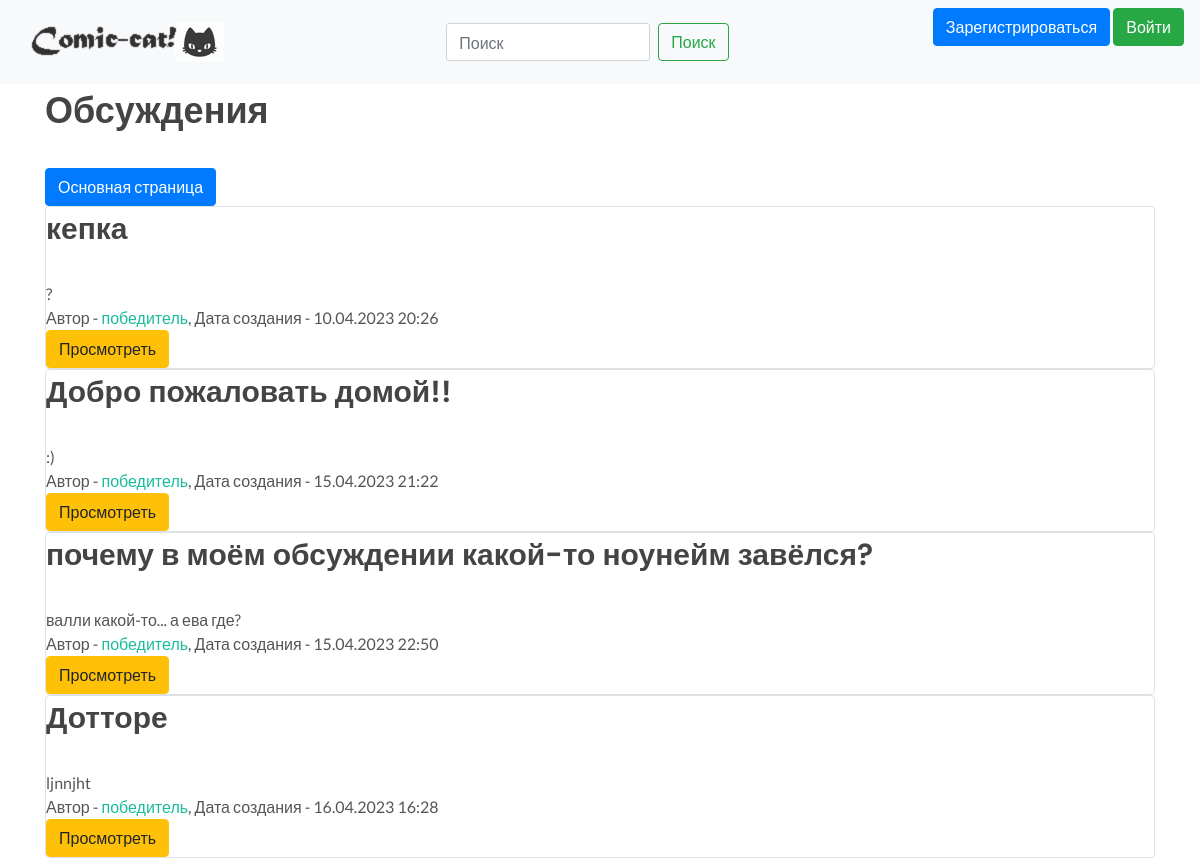
The app's page /discussions/, older data.
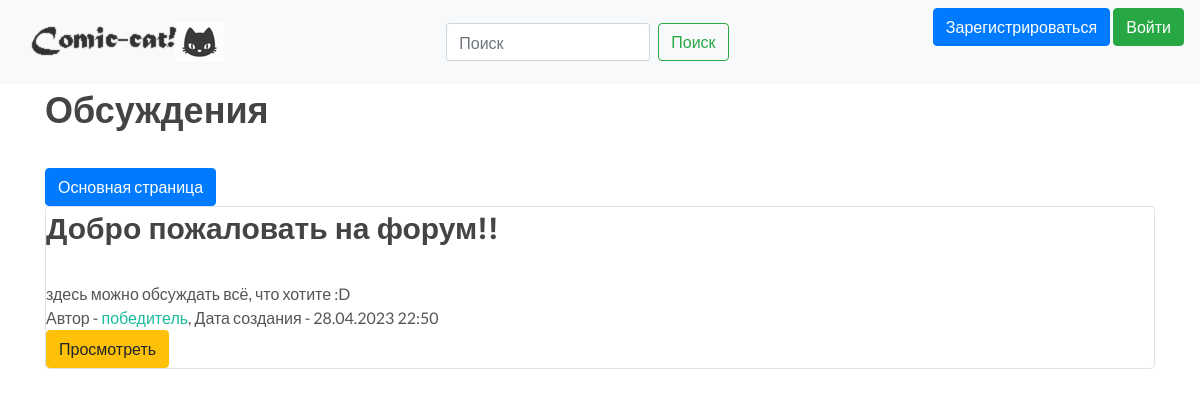
The same page, newer data.
### data/discussions.py (models this page shows)
class Discussions(SqlAlchemyBase, SerializerMixin):
    __tablename__ = 'discussions'
    id = sqlalchemy.Column(sqlalchemy.Integer,
                           primary_key=True, autoincrement=True)
    title = sqlalchemy.Column(sqlalchemy.String, nullable=True)
    content = sqlalchemy.Column(sqlalchemy.String, nullable=True)
    created_date = sqlalchemy.Column(sqlalchemy.DateTime,
                                     default=datetime.datetime.now)
    is_published = sqlalchemy.Column(sqlalchemy.Boolean, default=True)
    user_id = sqlalchemy.Column(sqlalchemy.Integer,
                                sqlalchemy.ForeignKey("users.id"))
    user = orm.relationship('User')
    posts = orm.relationship("Posts", back_populates='discussion')

### data/users.py (models this page shows, shortened)
class User(SqlAlchemyBase, UserMixin, SerializerMixin):
    __tablename__ = 'users'
    id = sqlalchemy.Column(sqlalchemy.Integer,
                           primary_key=True, autoincrement=True)
    name = sqlalchemy.Column(sqlalchemy.String, nullable=True)
    about = sqlalchemy.Column(sqlalchemy.String, nullable=True)
    email = sqlalchemy.Column(sqlalchemy.String,
                              index=True, unique=True, nullable=True)
    hashed_password = sqlalchemy.Column(sqlalchemy.String, nullable=True)
    created_date = sqlalchemy.Column(sqlalchemy.DateTime,
                                     default=datetime.datetime.now)
    comics = orm.relationship("Comics", back_populates='user')
    discussions = orm.relationship("Discussions", back_populates='user')
    posts = orm.relationship("Posts", back_populates='user')
    reviews = orm.relationship("Reviews", back_populates='user')

### main.py (the view)
@app.route("/discussions/")
def discussions():
    db_sess = db_session.create_session()
    discs = db_sess.query(Discussions)
    return render_template("discussions.html", discs=discs)

### data/db_session.py (called while the page is built)
def create_session() -> Session:
    global __factory
    return __factory()

### templates/discussions.html (shortened to what this page needs)
{% extends "base.html" %}
{% block content %}
<h1>Обсуждения</h1>
<a class="btn btn-primary " href="/">Основная страница</a>
{% for item in discs%}
<div class="col-md6 border rounded">
    <h2>{{item.title}}</h2>
    <div>
        {{item.content}}
    </div>
    <div>
        Автор - <a href="/users/{{ item.user.id }}"> {{item.user.name}}</a>, Дата создания - {{item.created_date.strftime('%d.%m.%Y %H:%M')}}
    </div>
    <div>
        <a href="/discussions/{{ item.id }}" class="btn btn-warning">
            Просмотреть
        </a>
    </div>
</div>
{% endfor %}
{% endblock %}

### templates/base.html (shortened to what this page needs)
<!doctype html>
<html lang="ru">
<head>
	<link rel="stylesheet" href="{{ url_for('static', filename='css/bootstrap.css') }}" type="text/css" />
	<link rel="stylesheet" href="{{ url_for('static', filename='css/style.css') }}" type="text/css" />
	<link rel="stylesheet" href="{{ url_for('static', filename='css/dark.css') }}" type="text/css" />
	<link rel="stylesheet" href="{{ url_for('static', filename='css/font-icons.css') }}" type="text/css" />
	<link rel="stylesheet" href="{{ url_for('static', filename='css/animate.css') }}" type="text/css" />
	<link rel="stylesheet" href="{{ url_for('static', filename='css/magnific-popup.css') }}" type="text/css" />
	<link rel="stylesheet" href="{{ url_for('static', filename='css/custom.css') }}" type="text/css" />
	<link rel="stylesheet" href="{{ url_for('static', filename='css/components/ion.rangeslider.css') }}" type="text/css" />
	<link rel="stylesheet" href="{{ url_for('static', filename='css/components/bs-filestyle.css') }}" type="text/css" />
</head>
<body>
<header>
    <nav class="navbar navbar-light bg-light">
        <a class="navbar-brand" href="/"><img src="{{ url_for('static', filename='images/logo.png') }}" alt="Comic-cat!" style="opacity:0.8; filter: alpha(opacity=80);"></a>
        <form action="/find" method="post" class="form-inline m-0">
			<input class="form-control mr-sm-2" type="search" placeholder="Поиск" name="findtext" aria-label="Поиск">
			<button class="btn btn-outline-success my-2 my-sm-0" type="submit">Поиск</button>
		</form>
        {% if current_user.is_authenticated %}
            <a class="navbar-brand" href="/logout">{{ current_user.name }}</a>
        {% else %}
            <p>
                <a class="btn btn-primary " href="/register">Зарегистрироваться</a>
                <a class="btn btn-success" href="/login">Войти</a>
            </p>
        {% endif %}
    </nav>
</header>
<main role="main" class="container">
    {% block content %}{% endblock %}
</main>
</body>
</html>

Row changes from the older to the newer data that the page shows:
removed Discussions: title "кепка", content "?", user.name "победитель", created_date "10.04.2023 20:26"
removed Discussions: title "Добро пожаловать домой!!", content ":)", user.name "победитель", created_date "15.04.2023 21:22"
removed Discussions: title "почему в моём обсуждении какой-то ноунейм завёлся?", content "валли какой-то... а ева где?", user.name "победитель", created_date "15.04.2023 22:50"
removed Discussions: title "Дотторе", content "ljnnjht", user.name "победитель", created_date "16.04.2023 16:28"
added Discussions: title "Добро пожаловать на форум!!", content "здесь можно обсуждать всё, что хотите :D", user.name "победитель", created_date "28.04.2023 22:50"
